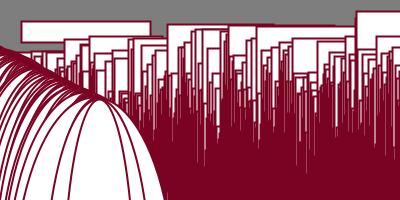
Frame 1 (no input)
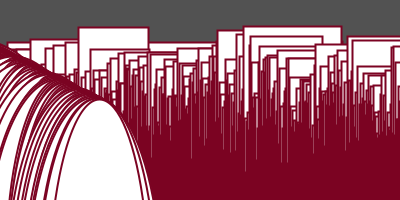
Frame 60 (the mouse pressed at the canvas centre just before this capture)
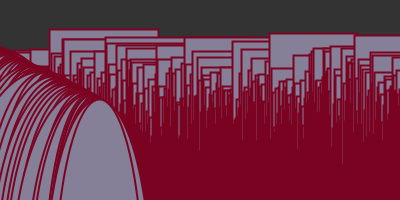
Frame 120 (the mouse held since frame 60 and released just before this capture)

The Processing sketch that drew these frames (run headless with seeded random() and noise(); from frame 60 on, the mouse is pressed at the canvas centre):

// Processing sketch: processing_58396
// ── processing_58396.pde

// Le coeur de la ville : espace organique en action, création d'un rythme, urbanisme en mouvement: sensation que la forme en bas à gauche "vit" comme une respiration
// illusion de perspective : de premier et second plan, graphisme emprunté à la bd avec des buildings dessinés par des contours droits, ciel orageux, dégradé des murs indique 
// le jour ou la nuit ...

float val_orage = 1; // pr le background
float t = 0; // pr le rythme 
color fondstandard, bleunuit; // pr le dégradé 

void setup() {
  size(400,200);
  colorMode(RGB);
  smooth(); 
  fondstandard = color (255);
  bleunuit = color (11,0,49);
}

void draw() {
  // Temps d'orage
  background(255*noise(val_orage));
  val_orage = val_orage + 0.2;
  // Point de démarrage
  float x = t;
  for (int i = 0; i < width; i++) {
    stroke(123,3,34);
    strokeWeight(2);
    // valeurs noise parti d'un ex sur un randomgraph
    float y1 = noise(x*2)*height;
    float y2 = noise(x+0.3)*height + 20;
    float y3 = noise(x*50)*height;
    // Ligne conductrice
    line(i,y1*50,i*5,y2);
    //Dégradé des immeubles
    float amount = map (mouseX, 0, width, 0,1);
    color melange = lerpColor (fondstandard, bleunuit,amount);
    //Dessin Tunnel & Buildings
    fill (melange);
    ellipse(i-300, i-100, y1,i);
    rect (i,y1,y2+2,i);
    // on incrémente x
    x -= 19;
 }
  // on incrémente le temps pour l'ensemble du graphisme
  t += 0.01; 
}
